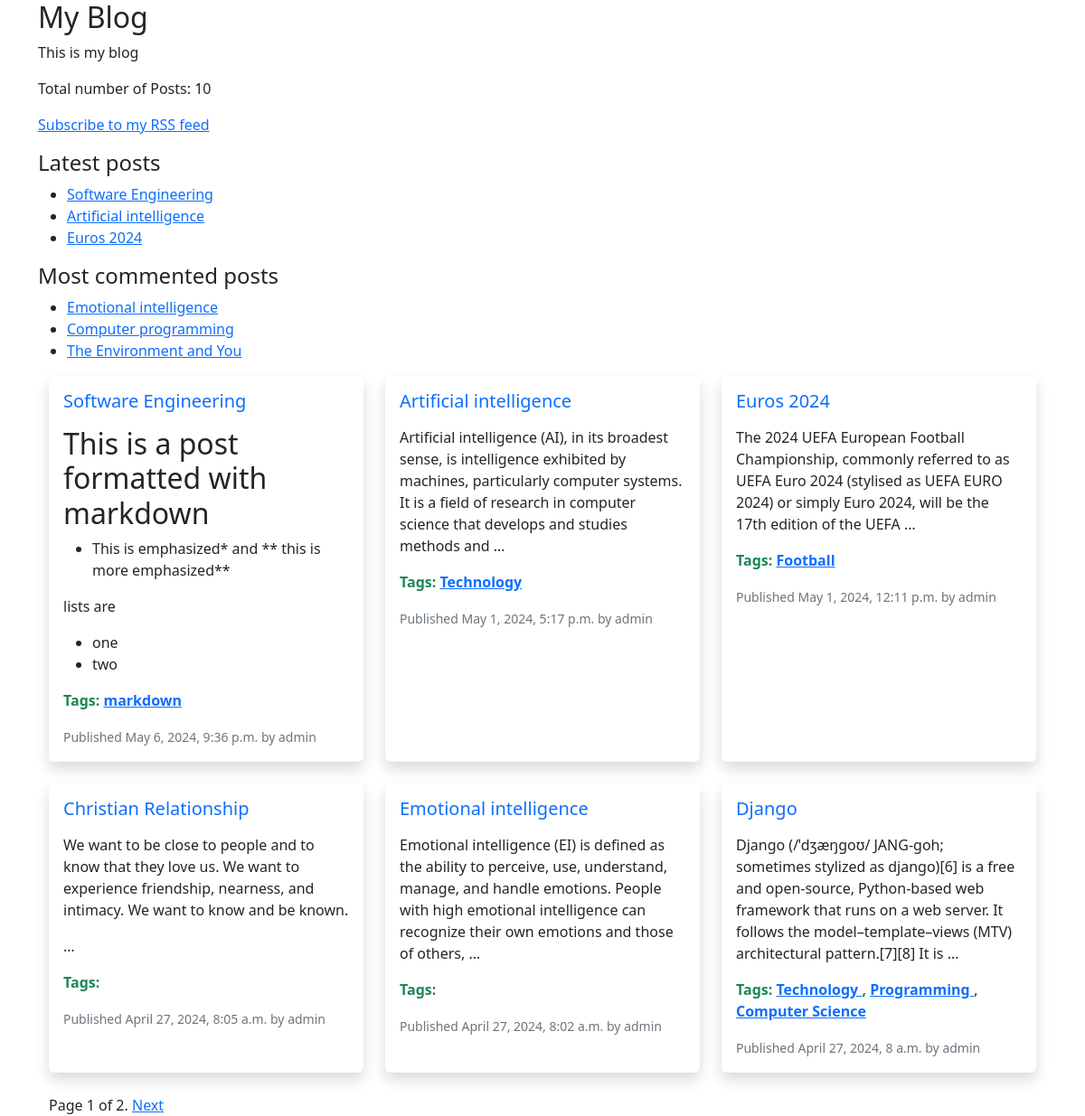
Before: / with the older database file.
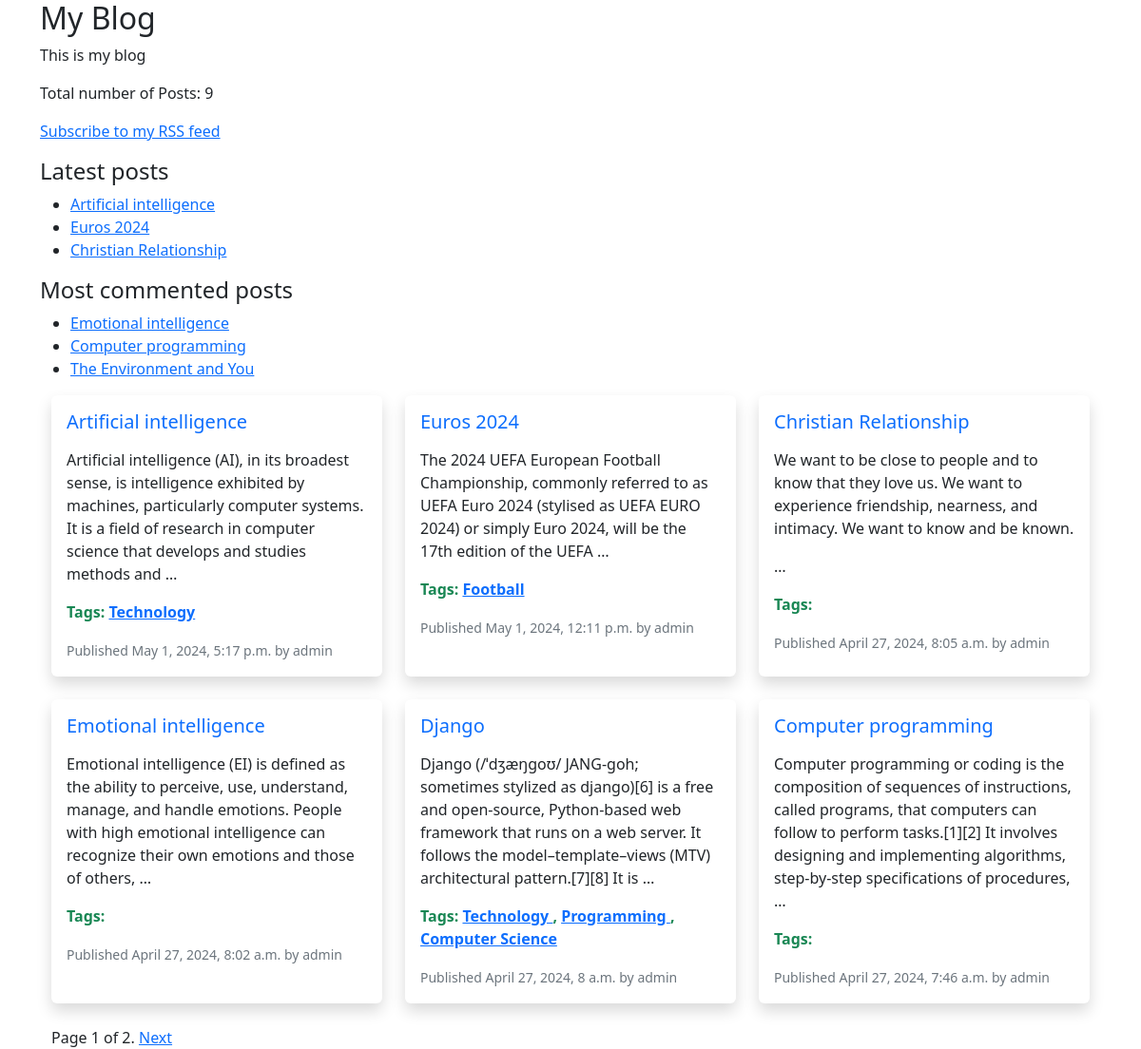
After: the same page with the newer database file.
### forumsite/models.py (models this page shows, shortened)
class Post(models.Model):
  class Status(models.TextChoices):
    DRAFT = 'DF','Draft'
    PUBLISHED = 'PB','Published'
  title = models.CharField(max_length=250)
  slug = models.SlugField(max_length=250, unique_for_date ='publish')
  author = models.ForeignKey(User, on_delete=models.CASCADE, related_name='blog_posts')
  body = models.TextField()
  publish = models.DateTimeField(default = timezone.now)
  created = models.DateTimeField(auto_now_add = True)
  updated = models.DateTimeField(auto_now = True)
  status = models.CharField(max_length=2,choices = Status.choices,default = Status.DRAFT)
  objects = models.Manager() #default manager
  published = PublishedManager()  #custom manager
  tags = TaggableManager()
  class Meta:
    ordering = ['-publish']
    indexes = [models.Index(fields=['-publish'],)]
  def get_absolute_url(self):
    return reverse('forum:post_detail',args=[self.publish.year,
                  self.publish.month,self.publish.day,self.slug])

### forumsite/views.py (the view)
# urls.py: path('',views.post_list,name='post_list'),
def post_list(request, tag_slug=None):
  post_list = Post.published.all()
  tag = None
  if tag_slug:
    tag = get_object_or_404(Tag,slug=tag_slug)
    post_list = post_list.filter(tags__in=[tag])
  paginator = Paginator(post_list,6) #3 posts per page
  page_number = request.GET.get('page',1)
  try:
    posts = paginator.page(page_number)
  except PageNotAnInteger:
    posts = paginator.page(1) #deliver first page is page is not an integer
  except EmptyPage:
    posts = paginator.page(paginator.num_pages) #always return last page if not page number is found
  return render(request,'forumsite/post/list.html',{'posts':posts,'tag':tag})

### forumsite/models.py (called while the page is built)
  def get_queryset(self):
    return super().get_queryset().filter(status=Post.Status.PUBLISHED)

### forumsite/templatetags/forumsite_tags.py (called while the page is built)
@register.simple_tag(name='my_tag')
def total_posts():
    return Post.published.count()

@register.inclusion_tag('forumsite/post/latest_posts.html')
def show_latest_posts(count=3):
    latest_posts = Post.published.order_by('-publish')[:count]
    return {'latest_posts':latest_posts}

@register.simple_tag
def most_commented_posts(count=3):
    return Post.published.annotate(total_comments=Count('comments')).order_by('-total_comments')[:count]

@register.filter(name='markdown')
def markdown_format(text):
    return mark_safe(markdown.markdown(text))

### forumsite/templates/forumsite/post/list.html (shortened to what this page needs)
{% extends 'forumsite/base.html' %}
{% load forumsite_tags %}
{% block content %}
<div class="container">
  <div class="row">
    {% for post in posts %}
    <div class="col-md-4 mb-4">
      <div class="card h-100 border-0 shadow">
        <div class="card-body">
          <h5 class="card-title"><a href="{{ post.get_absolute_url }}" class="text-decoration-none">{{ post.title }}</a></h5>
          <p class="card-text">{{ post.body | markdown| truncatewords_html:30 }}</p>
          <p class="text-success fw-semibold">Tags:
            {% for tag in post.tags.all  %}
              <a href='{% url "forum:post_list_by_tag" tag.slug %}'>
                {{tag.name}}
              </a>
              {% if not forloop.last %}, {% endif %}
            {% endfor %}
          </p>
          <p class="card-text"><small class="text-muted">Published {{ post.publish }} by {{ post.author }}</small></p>
        </div>
      </div>
    </div>
    {% endfor %}
  </div>
  {% include "pagination.html" with page=posts %}
</div>
{% endblock %}

### forumsite/templates/forumsite/base.html (shortened to what this page needs)
{% load forumsite_tags %}
<!DOCTYPE html>
<html lang="en">
<head>
  <link href="https://cdn.jsdelivr.net/npm/bootstrap@5.2.1/dist/css/bootstrap.min.css" rel="stylesheet">
</head>
<body>
  <div class="container">
    <div id="sidebar">
      <h2 class="">My Blog</h2>
      <p>This is my blog</p>
      <p>Total number of Posts: {% my_tag %}</p>
      <p>
        <a href="{% url 'forumsite:post_feed' %}">Subscribe to my RSS feed</a>
      </p>
      <h3 class="fs-4">Latest posts</h3>
      {% show_latest_posts 3 %}
      <h3 class="fs-4">Most commented posts</h3>
      {% most_commented_posts as commented_posts %}
      <ul>
        {% for post in commented_posts %}
          <li>
            <a href="{{post.get_absolute_url}}">{{post.title}}</a>
          </li>
        {% endfor %}
      </ul>
    </div>
  <div id="'content">
    {% block content %}
    {% endblock content %}
  </div>
</div>
</body>
</html>

### forumsite/templates/forumsite/post/latest_posts.html
<ul>
    {% for post in latest_posts %}
        <li>
            <a href="{{post.get_absolute_url}}">{{post.title}}</a>
        </li>
    {% endfor %}
</ul>

Changed rows visible on the page:
removed Post: title "Software Engineering", body "This is a post formatted with markdown This is emphasized* and ** this is more emphasized** lists are one two", publish "May 6, 2024, 9:36 p.m.", author "admin"
no longer on this page (row unchanged): Tag: name "markdown", shown under "Software Engineering"
now on one of the page's lists (row unchanged): Post: title "Christian Relationship"
now on one of the page's lists (row unchanged): Post: title "Computer programming", body "Computer programming or coding is the composition of sequences of instructions, called programs, that computers can follow to perform tasks.[1][2] It involves designing and implementing algorithms, step-by-step specifications of procedures, …", publish "April 27, 2024, 7:46 a.m.", author "admin"
Other visible differences:
text no longer shown: "10"
text now shown: "9"
